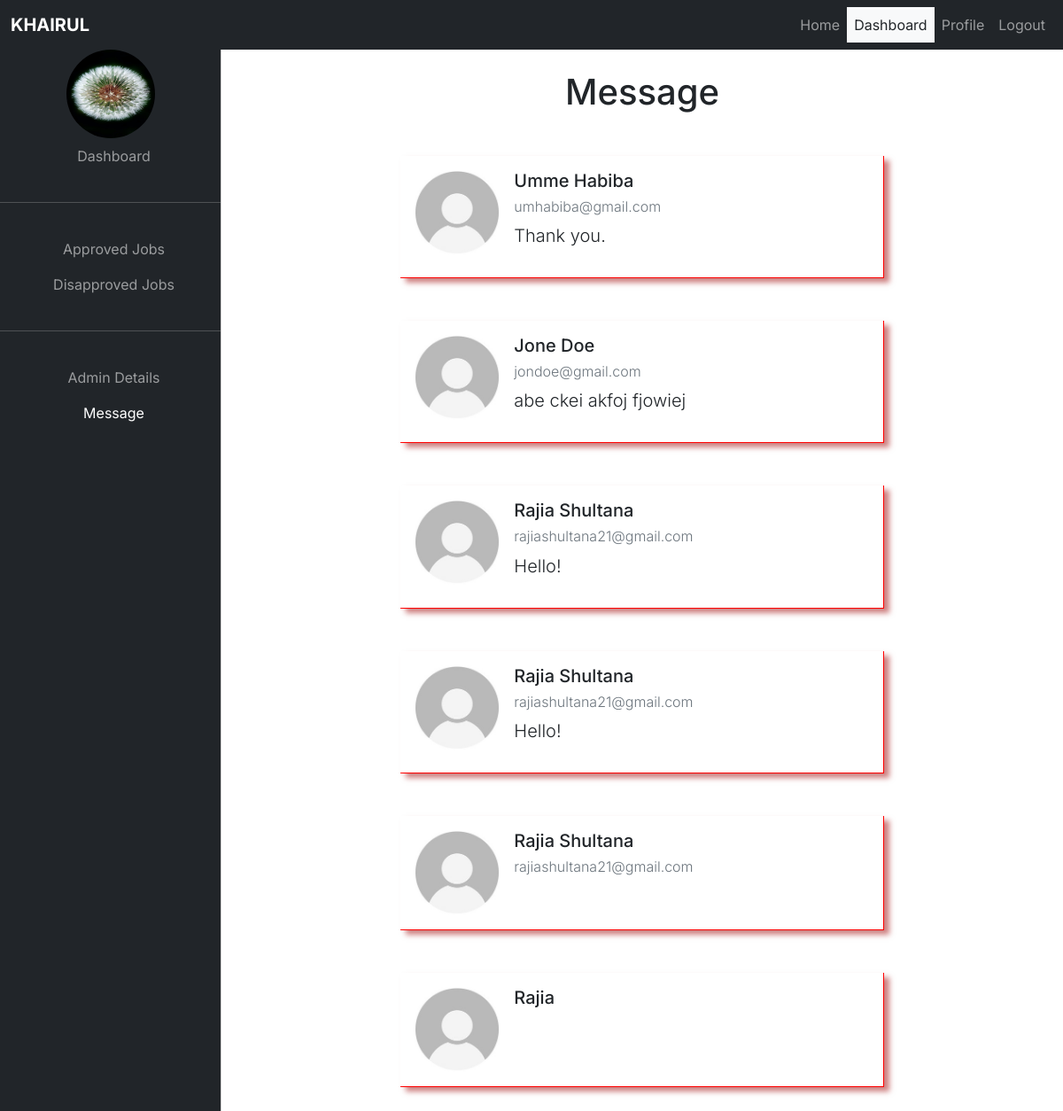
/admin/message.php (signed in), run on the app's committed database.
### tables this page shows
CREATE TABLE `tbl_message` (
  `Id` int(15) NOT NULL,
  `Name` varchar(60) NOT NULL,
  `Email` varchar(60) NOT NULL,
  `Message` varchar(450) NOT NULL
);

### admin/message.php (the view, shortened to what this page needs)
<?php
     include_once('../inc/dbconnect.php');
?>
<!DOCTYPE html>
<html lang="en">
<head>
  <link href="../assets/css/bootstrap.min.css" rel="stylesheet">
  <link rel="stylesheet" href="../assets/css/all.min.css">
  <link rel="stylesheet" href="admin_assets/style.css">
</head>
<body>
 <nav class="navbar navbar-expand-lg navbar-dark bg-dark fixed-top">
      <div class="container-fluid">
        <a
          class="navbar-brand me-auto ms-lg-0 ms-5  text-uppercase fw-bold"
          href="#"
          > <?php echo $_SESSION["ADMIN_FNAME"]?></a>
        <div class="collapse navbar-collapse text-center" id="topNavBar">
          <ul class="navbar-nav ms-auto">
            <li class="nav-item"><a href="../index.php" class="nav-link">Home</a></li>
            <li class="nav-item "><a href="admin_dashboard.php" class="nav-link acitve bg-light text-dark">Dashboard</a></li>
            <li class="nav-item"><a href="#" class="nav-link">Profile</a></li>
            <li class="nav-item"><a href="logout.php" class="nav-link">Logout</a></li>
          </ul>
        </div>
      </div>
    </nav>
    <div
      class="offcanvas offcanvas-start text-center sidebar-nav bg-dark"
      tabindex="-1"
      id="sidebar"
    >
      <div class="offcanvas-body p-0">
      <img src="../assets/img/flower.jpg" alt="Logo" class="">
        <nav class="navbar-dark">
            <ul class="navbar-nav" >
            <li>
              <a href="admin_dashboard.php" class="nav-link px-3 ">
                <span>Dashboard</span>
              </a>
            </li>
            <li class="my-4"><hr class="dropdown-divider bg-light" /></li>
            <li>
              <a href="approved_job.php" class="nav-link px-3">
                <span>Approved Jobs</span>
              </a>
            </li>
            <li>
              <a href="disapproved_job.php" class="nav-link px-3">
                <span>Disapproved Jobs</span>
              </a>
            </li>
            <li class="my-4"><hr class="dropdown-divider bg-light" /></li>
            <li>
              <a href="#" class="nav-link px-3">
                <span>Admin Details</span>
              </a>
            </li>
            <li>
              <a href="message.php" class="nav-link px-3 active">
                <span>Message</span>
              </a>
            </li>
          </ul>
        </nav>
      </div>
    </div>
    <main class="mt-3 p-5">
            <div class="container mt-3 ">
            <div class="row">
            <div class="col-md-2"></div>
             <div class="col-md-8">
               <h3 class="text-center mb-5 fs-1">Message</h3>
                <?php
                   $sql = "SELECT * FROM tbl_message ORDER BY Id desc";
                   $result = $conn->query($sql);
                   if($result->num_rows> 0){
                      while( $row = $result->fetch_assoc()){?>
                        <div class="d-flex mb-5  p-3 media-body">
                    <div class="flex-shrink-0">
                        <img src="../assets/img/user.jpg" alt="User" class="media-img">
                    </div>
                    <div class="flex-grow-1 ms-3">
                       <h5 class="fs-5"><?php echo $row['Name']; ?></h5>
                       <h6 class="fs-6 fw-light "><a href="" class="text-muted text-decoration-none"><?php echo $row['Email']; ?></a></h6>
                       <p class="lead">
                                <?php echo $row['Message'];?>
                       </p>
                    </div>
                </div>
                <?php }
                   }
                ?>
             </div>
            <div class="col-md-2"></div>
            </div>
            </div>
    </main>
</body>
</html>

### admin/admin_assets/style.css (style rules this page uses)
body, button { font-family: "Inter", sans-serif; }
:root { --offcanvas-width: 250px; --topNavbarHeight: 56px; }
.sidebar-nav { width: var(--offcanvas-width); }
.offcanvas img { vertical-align: middle; width: 100px; height: 100px; border-radius: 50%; }
@media (min-width: 992px) { body { overflow: auto !important; } }
@media (min-width: 992px) { main { margin-left: var(--offcanvas-width); } }
@media (min-width: 992px) { .sidebar-nav { -webkit-transform: none; transform: none; visibility: visible !important; height: calc(100% - var(--topNavbarHeight)); top: var(--topNavbarHeight); } }

### admin/message.php (style rules this page uses)
.media-img { width: 6rem; height: 6rem; }
.media-body { border-bottom: 1px solid red; border-right:1px solid red; box-shadow: 6px 5px 6px rgba(155,0,0,.5); }

### data on the page
tbl_message: Name "Umme Habiba", Email "umhabiba@gmail.com", Message "Thank you."
tbl_message: Name "Jone Doe", Email "jondoe@gmail.com", Message "abe ckei akfoj fjowiej"
tbl_message: Name "Rajia Shultana", Email "rajiashultana21@gmail.com", Message "Hello!"
tbl_message: Name "Rajia Shultana", Email "rajiashultana21@gmail.com", Message "Hello!"
tbl_message: Name "Rajia Shultana", Email "rajiashultana21@gmail.com"
tbl_message: Name "Rajia"

### other printed values
$_SESSION["ADMIN_FNAME"] "KHAIRUL"
